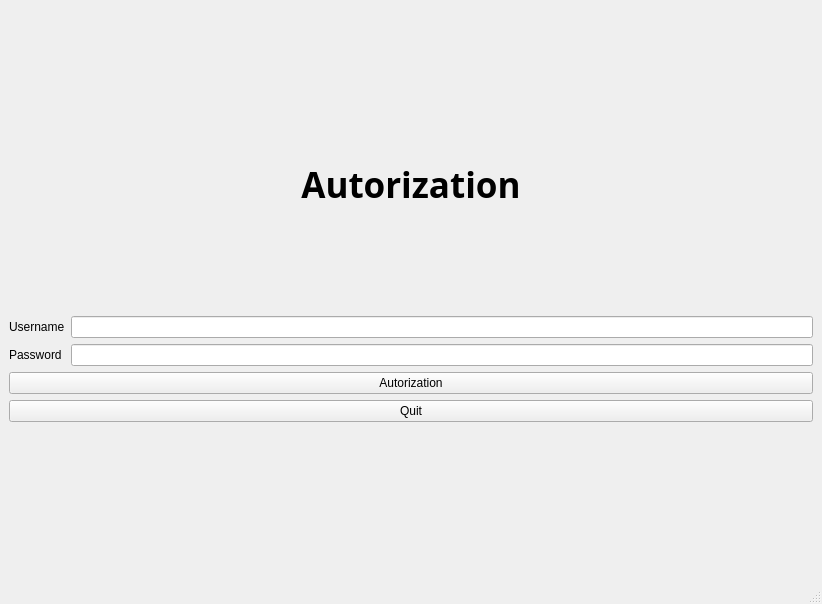
<?xml version="1.0" encoding="UTF-8"?>
<ui version="4.0">
 <class>MainWindow</class>
 <widget class="QMainWindow" name="MainWindow">
  <property name="geometry">
   <rect>
    <x>0</x>
    <y>0</y>
    <width>822</width>
    <height>604</height>
   </rect>
  </property>
  <property name="windowTitle">
   <string>MainWindow</string>
  </property>
  <widget class="QWidget" name="centralwidget">
   <layout class="QVBoxLayout" name="verticalLayout">
    <item>
     <spacer name="verticalSpacer_2">
      <property name="orientation">
       <enum>Qt::Vertical</enum>
      </property>
      <property name="sizeHint" stdset="0">
       <size>
        <width>20</width>
        <height>40</height>
       </size>
      </property>
     </spacer>
    </item>
    <item>
     <widget class="QLabel" name="label">
      <property name="font">
       <font>
        <family>Fira Code</family>
        <pointsize>26</pointsize>
        <bold>true</bold>
        <stylestrategy>PreferDefault</stylestrategy>
       </font>
      </property>
      <property name="layoutDirection">
       <enum>Qt::RightToLeft</enum>
      </property>
      <property name="text">
       <string>Autorization</string>
      </property>
      <property name="alignment">
       <set>Qt::AlignCenter</set>
      </property>
     </widget>
    </item>
    <item>
     <layout class="QFormLayout" name="formLayout">
      <property name="formAlignment">
       <set>Qt::AlignLeading|Qt::AlignLeft|Qt::AlignVCenter</set>
      </property>
      <item row="1" column="0">
       <widget class="QLabel" name="l_username_2">
        <property name="text">
         <string>Username</string>
        </property>
       </widget>
      </item>
      <item row="1" column="1">
       <widget class="QLineEdit" name="t_username"/>
      </item>
      <item row="2" column="1">
       <widget class="QLineEdit" name="t_password"/>
      </item>
      <item row="2" column="0">
       <widget class="QLabel" name="l_pasword">
        <property name="text">
         <string>Password</string>
        </property>
       </widget>
      </item>
      <item row="0" column="1">
       <spacer name="verticalSpacer_3">
        <property name="orientation">
         <enum>Qt::Vertical</enum>
        </property>
        <property name="sizeHint" stdset="0">
         <size>
          <width>20</width>
          <height>40</height>
         </size>
        </property>
       </spacer>
      </item>
     </layout>
    </item>
    <item>
     <widget class="QPushButton" name="pushButton">
      <property name="text">
       <string>Autorization</string>
      </property>
     </widget>
    </item>
    <item>
     <widget class="QPushButton" name="pushButton_2">
      <property name="text">
       <string>Quit</string>
      </property>
     </widget>
    </item>
    <item>
     <spacer name="verticalSpacer">
      <property name="orientation">
       <enum>Qt::Vertical</enum>
      </property>
      <property name="sizeHint" stdset="0">
       <size>
        <width>20</width>
        <height>40</height>
       </size>
      </property>
     </spacer>
    </item>
   </layout>
  </widget>
  <widget class="QMenuBar" name="menubar">
   <property name="geometry">
    <rect>
     <x>0</x>
     <y>0</y>
     <width>822</width>
     <height>23</height>
    </rect>
   </property>
  </widget>
  <widget class="QStatusBar" name="statusbar"/>
 </widget>
 <resources/>
 <connections/>
</ui>
